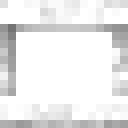
#> input picture scripts/generator_files/half_timber_template/halftimber_frame_p0.png, 16 x 16 px, found by its file name (shown 8 times larger); its folder holds 4 pictures in this run
$ python gen_shadow.py
#> lines starting #> are read from the running program, lines starting #| are printed output that depends on the picture; after the words box and inside, x2 and y2 are one past the last pixel; in counts of white or black regions, pixels touching at a corner belong together
import os
import random
from PIL import Image

def generate_varied_edge_masks(input_dir, output_dir, alpha_threshold=200, color_mode="gradient"):
#> called with input_dir = 'half_timber_template', output_dir = 'half_timber_shadow', alpha_threshold = 200, color_mode = 'random'
    if not os.path.exists(output_dir):
        os.makedirs(output_dir)

    for filename in os.listdir(input_dir):
        if filename.lower().endswith(('.png', '.webp')):
            img_path = os.path.join(input_dir, filename)

            with Image.open(img_path) as img:
#> img is the input picture: PIL image 16x16 LA; mean R, G, B, A 203.2, 203.2, 203.2, 159.4
                img = img.convert("RGBA")
                width, height = img.size
#> width = 16; height = 16
                mask = Image.new("RGBA", (width, height), (0, 0, 0, 0))
#> mask: PIL image 16x16 RGBA; every value is 0

                alpha = img.getchannel('A')
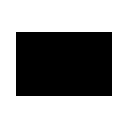
#> alpha: PIL image 16x16 L (shown 8 times larger); 62.5% white; 1 black region, box (x1, y1, x2, y2) and area: (2, 4, 14, 12) 96
                pixels = alpha.load()
                mask_pixels = mask.load()

                for y in range(height):
                    for x in range(width):
                        if pixels[x, y] < alpha_threshold:
                            is_edge = False
                            for dx, dy in [(-1, 0), (1, 0), (0, -1), (0, 1)]:
                                nx, ny = x + dx, y + dy
                                if 0 <= nx < width and 0 <= ny < height:
                                    if pixels[nx, ny] >= alpha_threshold:
                                        is_edge = True
                                        break

                            if is_edge:
                                if color_mode == "random":
                                    # Generates a random bright color for every edge pixel
                                    r = random.randint(0, 10) + 40
                                    mask_pixels[x, y] = (0, 0, 0, r)

                                elif color_mode == "gradient":
                                    # Generates a color based on the pixel's X/Y position
                                    r = int((x / width) * 25) + 25
                                    mask_pixels[x, y] = (0, 0, 0, r)

                                else:
                                    # Default back to black if no mode is specified
                                    mask_pixels[x, y] = (0, 0, 0, 50)

                output_path = os.path.join(output_dir, filename)
                mask.save(output_path)
                print(f"Processed: {filename} with {color_mode} variation.")
#> pass 2 of the loop in generate_varied_edge_masks, `for filename in os.listdir(input_dir):`:
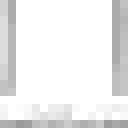
#> input picture scripts/generator_files/half_timber_template/halftimber_frame_p0_d0.png, 16 x 16 px, found by its file name (shown 8 times larger)
#> in generate_varied_edge_masks, img is the input picture: PIL image 16x16 LA; mean R, G, B, A 193.8, 193.8, 193.8, 111.6
#> in generate_varied_edge_masks, `alpha = img.getchannel('A')`:
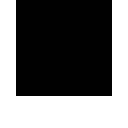
#> alpha: PIL image 16x16 L (shown 8 times larger); 43.8% white; 1 white region, box (x1, y1, x2, y2) and area: (0, 0, 16, 16) 112
#> pass 3 of the loop in generate_varied_edge_masks, `for filename in os.listdir(input_dir):`:
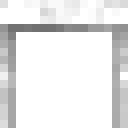
#> input picture scripts/generator_files/half_timber_template/halftimber_frame_p0_d1.png, 16 x 16 px, found by its file name (shown 8 times larger)
#> in generate_varied_edge_masks, img is the input picture: PIL image 16x16 LA; mean R, G, B, A 179.9, 179.9, 179.9, 111.6
#> in generate_varied_edge_masks, `alpha = img.getchannel('A')`:
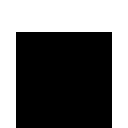
#> alpha: PIL image 16x16 L (shown 8 times larger); 43.8% white; 1 white region, box (x1, y1, x2, y2) and area: (0, 0, 16, 16) 112
#> the loop made 4 passes; the first 3 are shown


# Get absolute path of the script and its directory
script_dir = os.path.dirname(os.path.abspath(__file__))

# Change CWD to script's directory
os.chdir(script_dir)


# --- Setup ---
# Your small 16x16 source images folder
input_folder = "half_timber_template"   # Update this path
# Where you want the strips saved
output_folder = "half_timber_shadow" # Update this path
# Change color_mode to "random" or "gradient"
generate_varied_edge_masks(input_folder, output_folder, color_mode="random")
